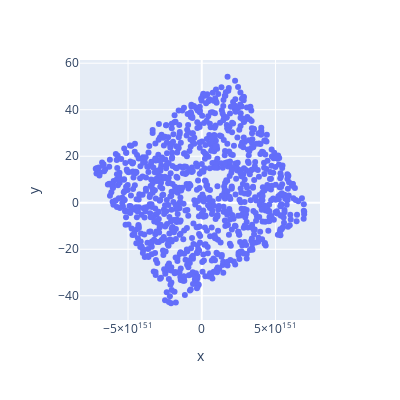

Notebook cell for this chart:
### Code cell
yN = y.reshape(observaciones,)
metasN = metas.reshape(observaciones,)
fig = px.scatter(x = yN, y =  metasN)

fig.update_layout(
    width = 400,
    height = 400,)

fig.show()

### Figure 1 — Plotly figure (JSON) as saved in the notebook; plotly's stock layout.template omitted (floating-point values rounded to 4 significant figures; data arrays with more than 128 entries replaced by an {"elided": "..."} marker saying what was removed)
{"data": [{"hovertemplate": "x=%{x}<br>y=%{y}<extra></extra>", "legendgroup": "", "marker": {"color": "#636efa", "symbol": "circle"}, "mode": "markers", "name": "", "orientation": "v", "showlegend": false, "type": "scatter", "x": {"elided": "1000 float values"}, "xaxis": "x", "y": {"elided": "1000 float values"}, "yaxis": "y"}], "layout": {"height": 400, "legend": {"tracegroupgap": 0}, "margin": {"t": 60}, "width": 400, "xaxis": {"anchor": "y", "domain": [0, 1], "title": {"text": "x"}}, "yaxis": {"anchor": "x", "domain": [0, 1], "title": {"text": "y"}}}}
